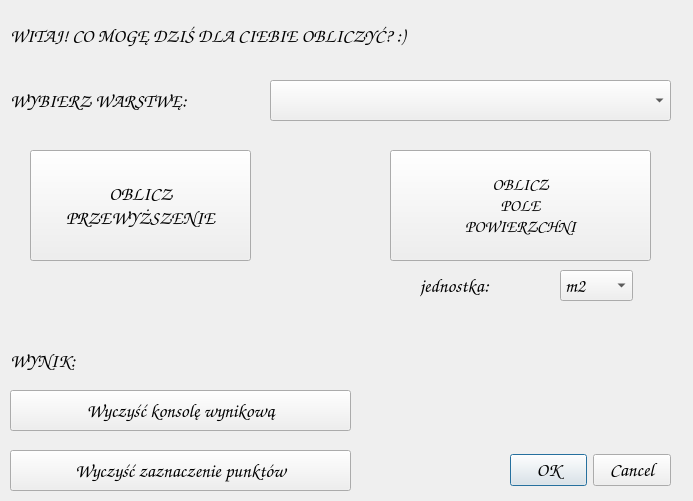
<?xml version="1.0" encoding="UTF-8"?>
<ui version="4.0">
 <class>ProjektInformatykaDialogBase</class>
 <widget class="QDialog" name="ProjektInformatykaDialogBase">
  <property name="geometry">
   <rect>
    <x>0</x>
    <y>0</y>
    <width>693</width>
    <height>501</height>
   </rect>
  </property>
  <property name="font">
   <font>
    <family>Comic Sans MS</family>
    <pointsize>14</pointsize>
   </font>
  </property>
  <property name="windowTitle">
   <string>Projekt Informatyka</string>
  </property>
  <widget class="QDialogButtonBox" name="button_box">
   <property name="geometry">
    <rect>
     <x>510</x>
     <y>450</y>
     <width>161</width>
     <height>41</height>
    </rect>
   </property>
   <property name="orientation">
    <enum>Qt::Horizontal</enum>
   </property>
   <property name="standardButtons">
    <set>QDialogButtonBox::Cancel|QDialogButtonBox::Ok</set>
   </property>
  </widget>
  <widget class="QLabel" name="label">
   <property name="geometry">
    <rect>
     <x>10</x>
     <y>70</y>
     <width>261</width>
     <height>61</height>
    </rect>
   </property>
   <property name="font">
    <font>
     <family>Comic Sans MS</family>
     <pointsize>14</pointsize>
    </font>
   </property>
   <property name="text">
    <string>WYBIERZ WARSTWĘ:</string>
   </property>
  </widget>
  <widget class="QLabel" name="label_answer">
   <property name="geometry">
    <rect>
     <x>10</x>
     <y>330</y>
     <width>671</width>
     <height>61</height>
    </rect>
   </property>
   <property name="text">
    <string>WYNIK:</string>
   </property>
  </widget>
  <widget class="QgsMapLayerComboBox" name="mMapLayerComboBox">
   <property name="geometry">
    <rect>
     <x>270</x>
     <y>80</y>
     <width>401</width>
     <height>41</height>
    </rect>
   </property>
  </widget>
  <widget class="QPushButton" name="pushButton_calculate_dh">
   <property name="geometry">
    <rect>
     <x>30</x>
     <y>150</y>
     <width>221</width>
     <height>111</height>
    </rect>
   </property>
   <property name="font">
    <font>
     <family>Comic Sans MS</family>
     <pointsize>14</pointsize>
    </font>
   </property>
   <property name="text">
    <string>
OBLICZ
PRZEWYŻSZENIE
</string>
   </property>
  </widget>
  <widget class="QPushButton" name="pushButton_calculate_area">
   <property name="geometry">
    <rect>
     <x>390</x>
     <y>150</y>
     <width>261</width>
     <height>111</height>
    </rect>
   </property>
   <property name="font">
    <font>
     <family>Comic Sans MS</family>
     <pointsize>13</pointsize>
    </font>
   </property>
   <property name="text">
    <string>OBLICZ
POLE
POWIERZCHNI</string>
   </property>
  </widget>
  <widget class="QLabel" name="label_2">
   <property name="geometry">
    <rect>
     <x>10</x>
     <y>0</y>
     <width>581</width>
     <height>71</height>
    </rect>
   </property>
   <property name="text">
    <string>WITAJ! CO MOGĘ DZIŚ DLA CIEBIE OBLICZYĆ? :)</string>
   </property>
  </widget>
  <widget class="QPushButton" name="pushButton_clean_answer">
   <property name="geometry">
    <rect>
     <x>10</x>
     <y>390</y>
     <width>341</width>
     <height>41</height>
    </rect>
   </property>
   <property name="text">
    <string>Wyczyść konsolę wynikową</string>
   </property>
  </widget>
  <widget class="QPushButton" name="pushButton_clean_points">
   <property name="geometry">
    <rect>
     <x>10</x>
     <y>450</y>
     <width>341</width>
     <height>41</height>
    </rect>
   </property>
   <property name="text">
    <string>Wyczyść zaznaczenie punktów</string>
   </property>
  </widget>
  <widget class="QComboBox" name="comboBox_unit">
   <property name="geometry">
    <rect>
     <x>560</x>
     <y>270</y>
     <width>73</width>
     <height>31</height>
    </rect>
   </property>
   <item>
    <property name="text">
     <string>m2</string>
    </property>
   </item>
   <item>
    <property name="text">
     <string>a</string>
    </property>
   </item>
   <item>
    <property name="text">
     <string>ha</string>
    </property>
   </item>
  </widget>
  <widget class="QLabel" name="label_3">
   <property name="geometry">
    <rect>
     <x>420</x>
     <y>270</y>
     <width>121</width>
     <height>31</height>
    </rect>
   </property>
   <property name="text">
    <string>jednostka:</string>
   </property>
  </widget>
 </widget>
 <customwidgets>
  <customwidget>
   <class>QgsMapLayerComboBox</class>
   <extends>QComboBox</extends>
   <header>qgsmaplayercombobox.h</header>
  </customwidget>
 </customwidgets>
 <resources/>
 <connections>
  <connection>
   <sender>button_box</sender>
   <signal>accepted()</signal>
   <receiver>ProjektInformatykaDialogBase</receiver>
   <slot>accept()</slot>
   <hints>
    <hint type="sourcelabel">
     <x>20</x>
     <y>20</y>
    </hint>
    <hint type="destinationlabel">
     <x>20</x>
     <y>20</y>
    </hint>
   </hints>
  </connection>
  <connection>
   <sender>button_box</sender>
   <signal>rejected()</signal>
   <receiver>ProjektInformatykaDialogBase</receiver>
   <slot>reject()</slot>
   <hints>
    <hint type="sourcelabel">
     <x>20</x>
     <y>20</y>
    </hint>
    <hint type="destinationlabel">
     <x>20</x>
     <y>20</y>
    </hint>
   </hints>
  </connection>
 </connections>
</ui>
